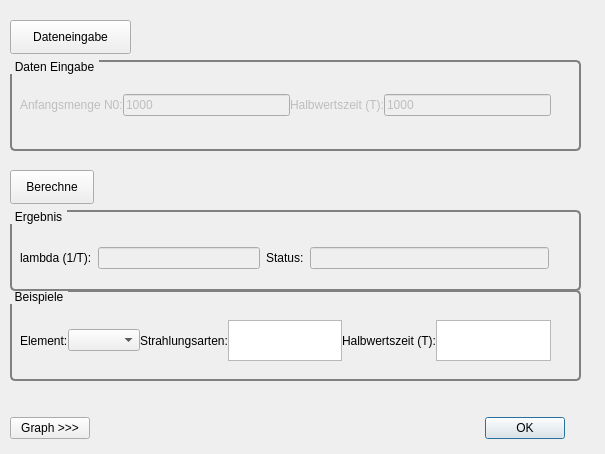
<?xml version="1.0" encoding="UTF-8"?>
<ui version="4.0">
 <class>dlgRadioactiveDecay</class>
 <widget class="QDialog" name="dlgRadioactiveDecay">
  <property name="geometry">
   <rect>
    <x>0</x>
    <y>0</y>
    <width>605</width>
    <height>454</height>
   </rect>
  </property>
  <property name="windowTitle">
   <string>Radioaktiver Zerfall</string>
  </property>
  <widget class="QPushButton" name="pbBerechne">
   <property name="geometry">
    <rect>
     <x>10</x>
     <y>170</y>
     <width>84</width>
     <height>34</height>
    </rect>
   </property>
   <property name="text">
    <string>Berechne</string>
   </property>
  </widget>
  <widget class="QWidget" name="layoutWidget">
   <property name="geometry">
    <rect>
     <x>10</x>
     <y>410</y>
     <width>555</width>
     <height>36</height>
    </rect>
   </property>
   <layout class="QHBoxLayout" name="horizontalLayout_3">
    <item>
     <widget class="QPushButton" name="pbGraphik">
      <property name="text">
       <string>Graph &gt;&gt;&gt;</string>
      </property>
     </widget>
    </item>
    <item>
     <spacer name="horizontalSpacer">
      <property name="orientation">
       <enum>Qt::Horizontal</enum>
      </property>
      <property name="sizeHint" stdset="0">
       <size>
        <width>98</width>
        <height>20</height>
       </size>
      </property>
     </spacer>
    </item>
    <item>
     <widget class="QDialogButtonBox" name="buttonBox">
      <property name="orientation">
       <enum>Qt::Horizontal</enum>
      </property>
      <property name="standardButtons">
       <set>QDialogButtonBox::Ok</set>
      </property>
     </widget>
    </item>
   </layout>
  </widget>
  <widget class="QWidget" name="verticalLayoutWidget">
   <property name="geometry">
    <rect>
     <x>660</x>
     <y>80</y>
     <width>391</width>
     <height>361</height>
    </rect>
   </property>
   <layout class="QVBoxLayout" name="lyGraph"/>
  </widget>
  <widget class="QGroupBox" name="gbDatenEingabe">
   <property name="enabled">
    <bool>false</bool>
   </property>
   <property name="geometry">
    <rect>
     <x>10</x>
     <y>60</y>
     <width>571</width>
     <height>91</height>
    </rect>
   </property>
   <property name="styleSheet">
    <string notr="true">QGroupBox {
    background-color: qlineargradient(x1: 0, y1: 0, x2: 0, y2: 1,
                                      stop: 0 #00E0E0, stop: 1 #FFFFFF);
    border: 2px solid gray;
    border-radius: 5px;
    margin-top: 1ex; /* leave space at the top for the title */
}

QGroupBox::title {
    subcontrol-origin: margin;
    subcontrol-position: top left; /* position at the top left */
    padding: 0 3px;
color: black;
    background-color: qlineargradient(x1: 0, y1: 0, x2: 0, y2: 1,
                                      stop: 0 #FF0ECE, stop: 1 #FFFFFF);
}</string>
   </property>
   <property name="title">
    <string>Daten Eingabe</string>
   </property>
   <widget class="QWidget" name="layoutWidget_3">
    <property name="geometry">
     <rect>
      <x>10</x>
      <y>20</y>
      <width>531</width>
      <height>50</height>
     </rect>
    </property>
    <layout class="QHBoxLayout" name="hlySchieferWurf">
     <property name="spacing">
      <number>0</number>
     </property>
     <item>
      <widget class="QLabel" name="lbAnfangsmenge">
       <property name="enabled">
        <bool>false</bool>
       </property>
       <property name="toolTip">
        <string/>
       </property>
       <property name="text">
        <string>Anfangsmenge N0:</string>
       </property>
      </widget>
     </item>
     <item>
      <widget class="QLineEdit" name="leAnfangsmengeInput">
       <property name="enabled">
        <bool>false</bool>
       </property>
       <property name="maximumSize">
        <size>
         <width>998</width>
         <height>16777215</height>
        </size>
       </property>
       <property name="toolTip">
        <string>Potentialbreite</string>
       </property>
       <property name="text">
        <string>1000</string>
       </property>
       <property name="maxLength">
        <number>100</number>
       </property>
      </widget>
     </item>
     <item>
      <widget class="QLabel" name="lbHalbwertszeit">
       <property name="enabled">
        <bool>false</bool>
       </property>
       <property name="toolTip">
        <string/>
       </property>
       <property name="text">
        <string>Halbwertszeit (T):</string>
       </property>
      </widget>
     </item>
     <item>
      <widget class="QLineEdit" name="leHalbwertszeitInput">
       <property name="enabled">
        <bool>false</bool>
       </property>
       <property name="maximumSize">
        <size>
         <width>998</width>
         <height>16777215</height>
        </size>
       </property>
       <property name="toolTip">
        <string>Potentialbreite</string>
       </property>
       <property name="text">
        <string>1000</string>
       </property>
       <property name="maxLength">
        <number>100</number>
       </property>
      </widget>
     </item>
    </layout>
   </widget>
  </widget>
  <widget class="QPushButton" name="pbEingabe">
   <property name="geometry">
    <rect>
     <x>10</x>
     <y>20</y>
     <width>121</width>
     <height>34</height>
    </rect>
   </property>
   <property name="text">
    <string>Dateneingabe</string>
   </property>
  </widget>
  <widget class="Line" name="line">
   <property name="geometry">
    <rect>
     <x>630</x>
     <y>10</y>
     <width>20</width>
     <height>441</height>
    </rect>
   </property>
   <property name="orientation">
    <enum>Qt::Vertical</enum>
   </property>
  </widget>
  <widget class="QLabel" name="lbGraphExtensionTitel">
   <property name="geometry">
    <rect>
     <x>660</x>
     <y>30</y>
     <width>321</width>
     <height>31</height>
    </rect>
   </property>
   <property name="styleSheet">
    <string notr="true">QLabel{
    border: 2px solid green;
    border-radius: 4px;
    padding: 2px;
}</string>
   </property>
   <property name="text">
    <string>Graphik Titel</string>
   </property>
  </widget>
  <widget class="QGroupBox" name="gbErgbnis">
   <property name="geometry">
    <rect>
     <x>10</x>
     <y>210</y>
     <width>571</width>
     <height>81</height>
    </rect>
   </property>
   <property name="styleSheet">
    <string notr="true">QGroupBox {
    background-color: qlineargradient(x1: 0, y1: 0, x2: 0, y2: 1,
                                      stop: 0 #00E0E0, stop: 1 #FFFFFF);
    border: 2px solid gray;
    border-radius: 5px;
    margin-top: 1ex; /* leave space at the top for the title */
}

QGroupBox::title {
    subcontrol-origin: margin;
    subcontrol-position: top left; /* position at the top left */
    padding: 0 3px;
color: black;
    background-color: qlineargradient(x1: 0, y1: 0, x2: 0, y2: 1,
                                      stop: 0 #FF0ECE, stop: 1 #FFFFFF);
}</string>
   </property>
   <property name="title">
    <string>Ergebnis</string>
   </property>
   <widget class="QWidget" name="layoutWidget">
    <property name="geometry">
     <rect>
      <x>10</x>
      <y>30</y>
      <width>529</width>
      <height>36</height>
     </rect>
    </property>
    <layout class="QHBoxLayout" name="horizontalLayout_10">
     <item>
      <layout class="QHBoxLayout" name="horizontalLayout_11">
       <item>
        <widget class="QLabel" name="lbBerechnung">
         <property name="text">
          <string>lambda (1/T):</string>
         </property>
        </widget>
       </item>
       <item>
        <widget class="QLineEdit" name="leInverseHalbwertszeit">
         <property name="enabled">
          <bool>false</bool>
         </property>
        </widget>
       </item>
      </layout>
     </item>
     <item>
      <widget class="QLabel" name="lbStatus">
       <property name="text">
        <string>Status:</string>
       </property>
      </widget>
     </item>
     <item>
      <widget class="QLineEdit" name="leStatus">
       <property name="enabled">
        <bool>false</bool>
       </property>
      </widget>
     </item>
    </layout>
   </widget>
  </widget>
  <widget class="QGroupBox" name="gbBeispiele">
   <property name="enabled">
    <bool>true</bool>
   </property>
   <property name="geometry">
    <rect>
     <x>10</x>
     <y>290</y>
     <width>571</width>
     <height>91</height>
    </rect>
   </property>
   <property name="styleSheet">
    <string notr="true">QGroupBox {
    background-color: qlineargradient(x1: 0, y1: 0, x2: 0, y2: 1,
                                      stop: 0 #00E0E0, stop: 1 #FFFFFF);
    border: 2px solid gray;
    border-radius: 5px;
    margin-top: 1ex; /* leave space at the top for the title */
}

QGroupBox::title {
    subcontrol-origin: margin;
    subcontrol-position: top left; /* position at the top left */
    padding: 0 3px;
color: black;
    background-color: qlineargradient(x1: 0, y1: 0, x2: 0, y2: 1,
                                      stop: 0 #FF0ECE, stop: 1 #FFFFFF);
}</string>
   </property>
   <property name="title">
    <string>Beispiele</string>
   </property>
   <widget class="QWidget" name="layoutWidget_4">
    <property name="geometry">
     <rect>
      <x>10</x>
      <y>30</y>
      <width>531</width>
      <height>41</height>
     </rect>
    </property>
    <layout class="QHBoxLayout" name="hlySchieferWurf_2">
     <property name="spacing">
      <number>0</number>
     </property>
     <item>
      <widget class="QLabel" name="lbElement">
       <property name="enabled">
        <bool>true</bool>
       </property>
       <property name="toolTip">
        <string/>
       </property>
       <property name="text">
        <string>Element:</string>
       </property>
      </widget>
     </item>
     <item>
      <widget class="QComboBox" name="cbElemente"/>
     </item>
     <item>
      <widget class="QLabel" name="lbStrahlung">
       <property name="text">
        <string>Strahlungsarten:</string>
       </property>
      </widget>
     </item>
     <item>
      <widget class="QPlainTextEdit" name="pteStrahlungsarten"/>
     </item>
     <item>
      <widget class="QLabel" name="lbHalbwertszeit_2">
       <property name="enabled">
        <bool>true</bool>
       </property>
       <property name="toolTip">
        <string/>
       </property>
       <property name="text">
        <string>Halbwertszeit (T):</string>
       </property>
      </widget>
     </item>
     <item>
      <widget class="QPlainTextEdit" name="pteHalbwertszeit"/>
     </item>
    </layout>
   </widget>
  </widget>
 </widget>
 <resources/>
 <connections>
  <connection>
   <sender>buttonBox</sender>
   <signal>accepted()</signal>
   <receiver>dlgRadioactiveDecay</receiver>
   <slot>accept()</slot>
   <hints>
    <hint type="sourcelabel">
     <x>248</x>
     <y>254</y>
    </hint>
    <hint type="destinationlabel">
     <x>157</x>
     <y>274</y>
    </hint>
   </hints>
  </connection>
 </connections>
</ui>
